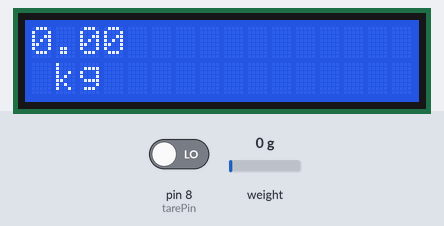
Bench run of a sketch on a simulated Arduino Uno, built with avr-gcc and run on an emulated ATmega328P. Shown: 16×2 character LCD. Inputs (shaded band) come from the test bench; at power-on: weight on the scale 0 g, pin 8 (tarePin) LOW.

Above: at 2.2 s.
2.3 s: weight on the scale set to 100 g
At 2.7 s:
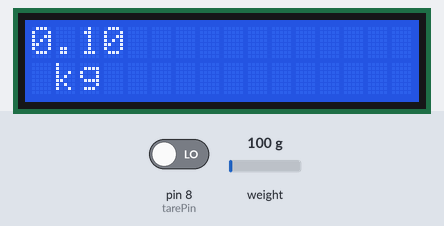
3.8 s: weight on the scale set to 1250 g
At 4.4 s:
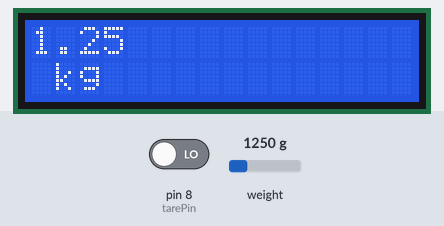
5.3 s: weight on the scale set to 2500 g
At 6.1 s:
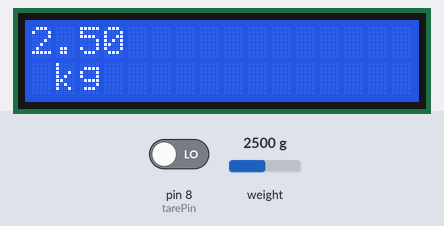
Timing chart, 0 to 8.3 s (numbered marks = the images above; inputs shaded):
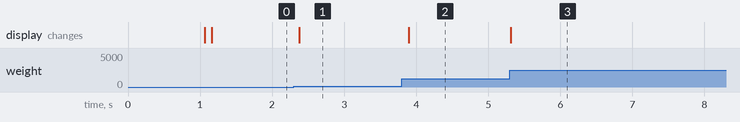

The sketch:

tension.ino
```cpp
#include <LiquidCrystal.h>
#include "HX711.h"
#define calibration_factor 391000.0 //This value is obtained using the SparkFun_HX711_Calibration sketch
#define DOUT 7   //used to be 3
#define CLK 6    //used to be 2


// initialize the library with the numbers of the interface pins
LiquidCrystal lcd(12, 11, 5, 4, 3, 2);
HX711 scale;
const int tarePin = 8;  //Tare button at pin 8

void setup() {
  scale.begin(DOUT, CLK);
  scale.set_scale(calibration_factor); //This value is obtained by using the SparkFun_HX711_Calibration sketch

  pinMode(tarePin, INPUT);

  lcd.begin(16, 2);
  // Print a message to the LCD.
  lcd.setCursor(0, 0);
  lcd.print("OLA!");
  delay(1000);
  lcd.setCursor(1, 6);
  lcd.print("kg");

  if(digitalRead(tarePin) == HIGH)
  {
    lcd.setCursor(0,0);
    lcd.print("tare");
    scale.tare();
    delay(500);
  }
}

void loop(){
  lcd.setCursor(0, 0);
  lcd.print(scale.get_units()); //scale.get_units() returns a float
}
```

Measured:
- after the input at 2.3 s, the display: changes after 0.08 s (image 1)
- after the input at 3.8 s, the display: changes after 0.10 s (image 2)
- after the input at 5.3 s, the display: changes at once (image 3)
